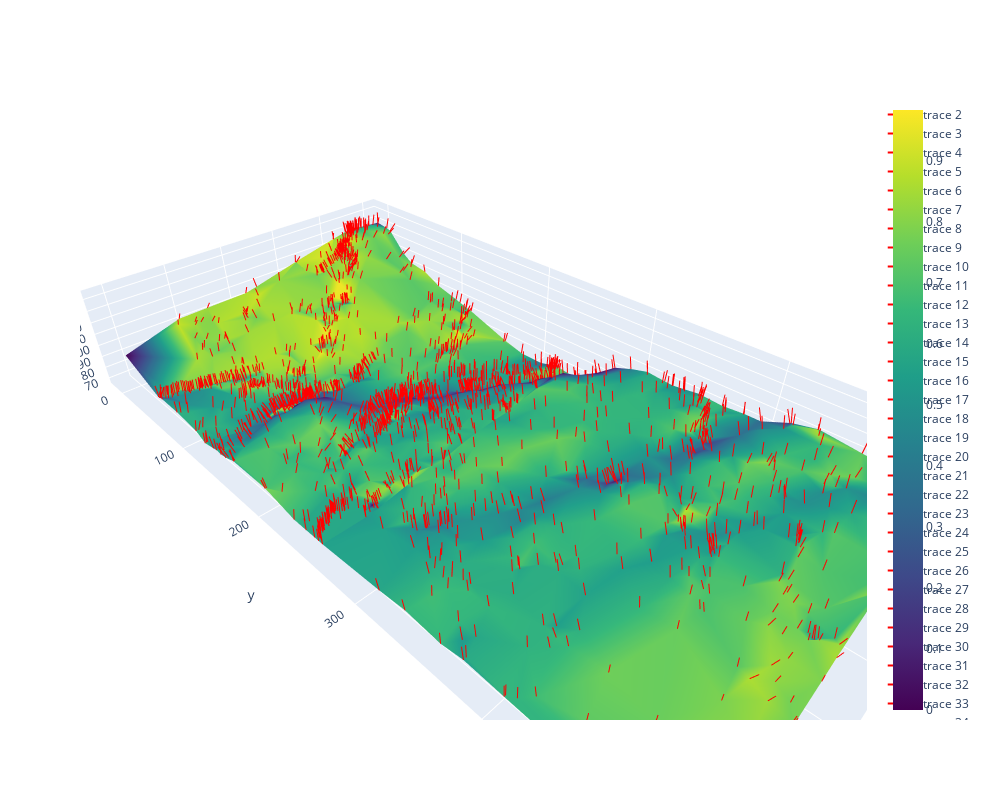

Notebook source saved alongside this figure:
### Code cell
# Offset the y-coordinates of south_vertices by max_y_north
vertices_north_tile_offset = north_vertices_new.copy()
vertices_north_tile_offset[:, 1] += 255

# Combine vertices
all_vertices_new = np.concatenate((south_vertices_new, vertices_north_tile_offset), axis=0)

# Offset the triangle indices for south_triangles and combine
triangles_north_tile_offset = north_triangles_new + len(south_vertices_new)
all_triangles_new = np.concatenate((south_triangles_new, triangles_north_tile_offset), axis=0)

x, y, z = all_vertices_new[:, 0], all_vertices_new[:, 1], all_vertices_new[:, 2]
i, j, k = all_triangles_new[:, 0], all_triangles_new[:, 1], all_triangles_new[:, 2]
color_scale = z
layout = go.Layout(scene=dict(aspectmode="data"))

light_source = np.array([1, 1, 1], dtype=np.float64)
light_source /= np.linalg.norm(light_source)

south_normals /= np.linalg.norm(south_normals, axis=1, keepdims=True).astype(np.float64)
north_normals /= np.linalg.norm(north_normals, axis=1, keepdims=True).astype(np.float64)
boundary_vertices_index = np.where(vertices_north_tile_offset[:, 1] == max(south_vertices_new[:, 1]))[0]
south_normals[boundary_vertices_index] = north_normals[boundary_vertices_index]

# Combine the adjusted normals
normals = np.concatenate((south_normals, north_normals), axis=0)

# Calculate the shading based on the cosine of the angle between normals and light source
shading = np.clip(np.dot(normals, light_source), 0, 1)

# Create the mesh with shading based on normals
mesh = go.Mesh3d(
    x=x, y=y, z=z, i=i, j=j, k=k,
    intensity=shading,
    colorscale='Viridis', opacity=1.0, flatshading=False  # Set flatshading to False for smooth shading
)

# Add wireframe to the figure
wireframe = go.Mesh3d(x=x, y=y, z=z, i=i, j=j, k=k, color='rgba(0,0,0,0.2)')

# Add mesh and wireframe to the figure
fig = go.Figure(data=[mesh, wireframe], layout=layout)

# Visualize normals as lines
normal_length = 10  # Adjust the length of the normal lines as needed

for idx, vertex in enumerate(all_vertices_new):
    normal_end = vertex + normal_length * normals[idx]
    fig.add_trace(go.Scatter3d(
        x=[vertex[0], normal_end[0]],
        y=[vertex[1], normal_end[1]],
        z=[vertex[2], normal_end[2]],
        mode='lines',
        line=dict(color='red', width=2),
    ))
    
# Adjust the size of the figure
fig.update_layout(width=1000, height=800)  # Adjust the width and height as needed

# Display the figure
fig.show()
